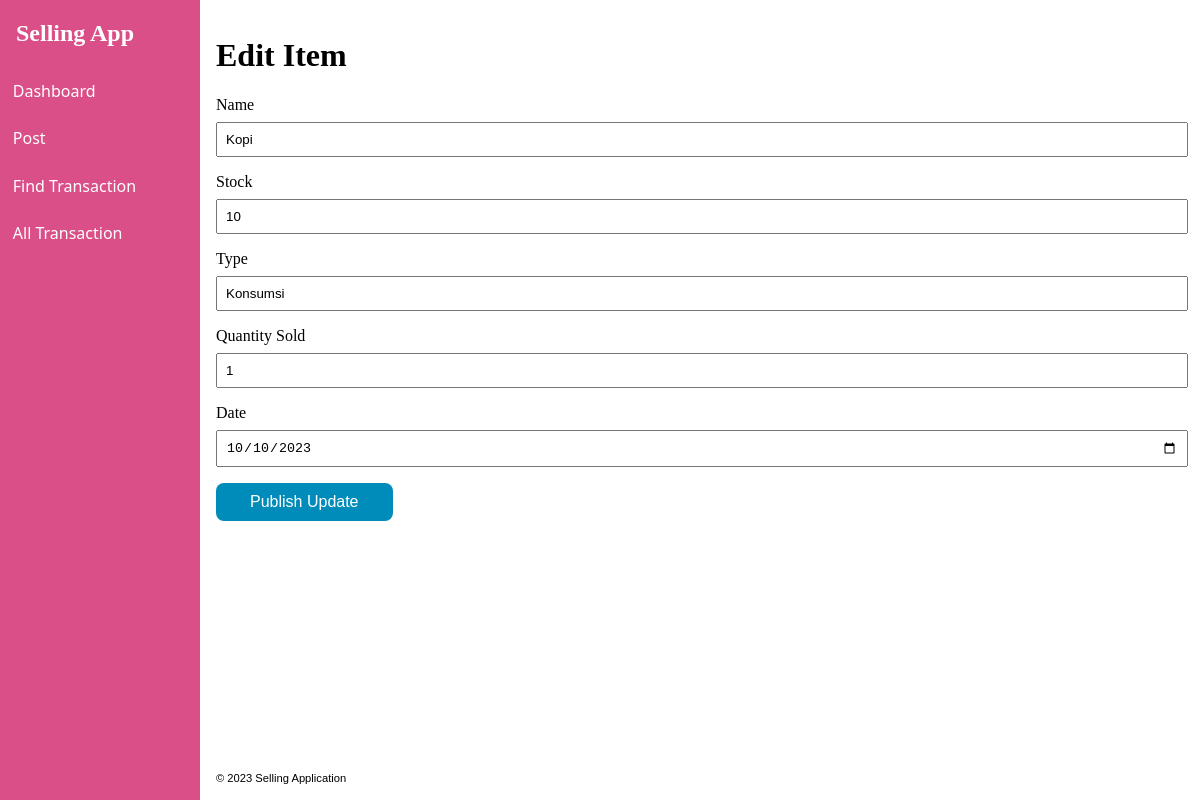
Page /index.php/admin/post/edit/461130079 on the committed database.
### tables this page shows
CREATE TABLE `item` (
  `item_id` int(32) NOT NULL,
  `name` varchar(128) NOT NULL,
  `stock` int(32) NOT NULL,
  `type` varchar(128) NOT NULL,
  `quantity_sold` int(32) NOT NULL,
  `date` date NOT NULL
);

### application/controllers/admin/Post.php (called while the page is built, shortened)
<?php
class Post extends CI_Controller
{
	public function __construct()
	{
		$this->load->model('item_model');
	}
    public function edit($item_id = null)
	{
		$data['item'] = $this->item_model->find($item_id);
		$this->load->view('admin/post_edit_form.php', $data);
	}
}

### index.php (called while the page is built, shortened)
<?php
require_once BASEPATH.'core/CodeIgniter.php';

### application/models/Item_model.php (called while the page is built, shortened)
<?php
class Item_model extends CI_Model
{
	public $_table = 'item';
	public function find($item_id)
	{
		$query = $this->db->get_where($this->_table, array('item_id' => $item_id));
		return $query->row();
	}
}

### application/views/admin/post_edit_form.php (the view, shortened to what this page needs)
<!DOCTYPE html>
<html lang="en">
<head>
</head>
<body>
	<main class="main">
		<div class="content">
			<h1>Edit Item</h1>
			<form action="" method="POST">
				<label for="name">Name</label>
				<input type="text" name="name" placeholder="Name"
					value="<?= $item->name ?>"/>
				<label for="stock">Stock</label>
				<Input name="stock" placeholder="Stock"
                    value="<?= $item->stock ?>"/>
                <label for="type">Type</label>
				<input type="text" name="type" placeholder="Type"
					value="<?= $item->type ?>"/>
                <label>Quantity Sold</label>
				<input name="quantity_sold" placeholder="Quantity Sold"
                    value="<?= $item->quantity_sold ?>"/>
                <label>Date</label>
				<input type="date" name="date" placeholder="Date"
                    value="<?= $item->date ?>"/>
				<div>
					<button type="submit" name="draft" class="button button-primary" value="false">Publish Update</button>
				</div>
			</form>
		</div>
	</main>
</body>
</html>

### assets/css/admin.css (style rules this page uses)
body { margin: 0; padding: 0; }
.main { display: flex; }
.content { padding: 1rem; padding-right: 2rem; width: 100%; position: static; }
form { box-sizing: border-box; padding: 0rem; }
label { display: inline-block; margin-bottom: 0.5rem; }
input, textarea { display: inline-block; padding: 0.5rem; margin-bottom: 1rem; width: 100%; }
.button { background-color: #e7e7e7; border: 2px solid transparent; border-radius: 8px; color: black; padding: 8px 32px; text-align: center; text-decoration: none; display: inline-block; font-size: 1rem; font-family: sans-serif; }
.button-primary { background-color: #008cba; color: white; }

### rows in the picture
item: name "Kopi", stock "10", type "Konsumsi", quantity_sold "1", date "10/10/2023"

### other values in the picture
Date('Y') "2023"
